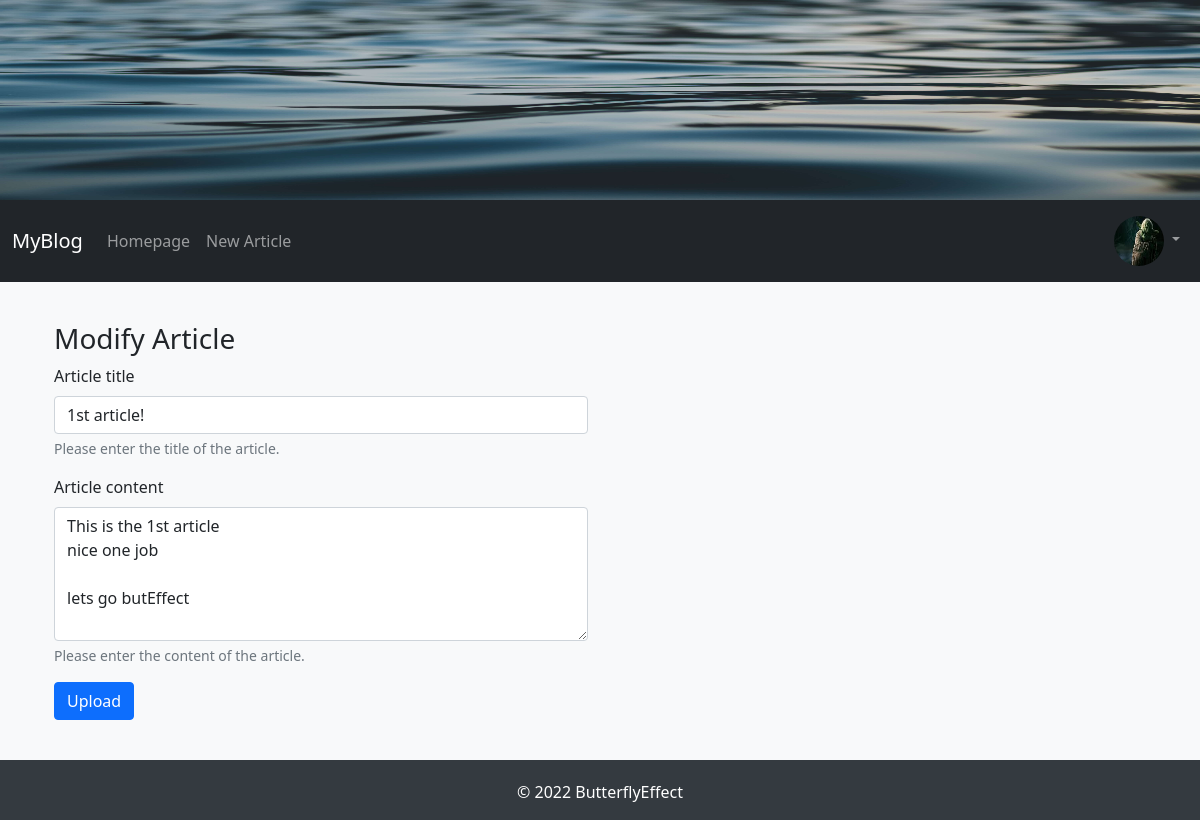
The page /edit_article/1 (signed in) on the database its author committed.
### FlaskBlogApp/models.py (models this page shows, shortened)
class User(db.Model, UserMixin):
    id = db.Column(db.Integer, primary_key=True)
    username = db.Column(db.String(15), unique=True, nullable=False)
    email = db.Column(db.String(150), unique=True, nullable=False)
    password = db.Column(db.String(36), nullable=False)
    profile_image = db.Column(db.String(30), default='default_profile_image.jpg')
    articles = db.relationship('Article', backref='author', lazy=True)

class Article(db.Model):
    id = db.Column(db.Integer, primary_key=True)
    article_title = db.Column(db.String(50), nullable=False)
    article_body = db.Column(db.Text(), nullable=False)
    article_image = db.Column(db.String(30), nullable=False, default='default_article_image.jpg')
    date_created = db.Column(db.DateTime, nullable=False, default=datetime.utcnow)
    user_id = db.Column(db.Integer, db.ForeignKey('user.id'), nullable=False)

### FlaskBlogApp/routes.py (the view)
@app.route("/edit_article/<int:article_id>", methods=['GET','POST'])
@login_required
def edit_article(article_id):
    article = Article.query.filter_by(id=article_id, author=current_user).first_or_404()
    form = NewArticleForm(article_title=article.article_title, article_body=article.article_body)
    if request.method == "POST" and form.validate_on_submit():
        article.article_title = form.article_title.data
        article.article_body = form.article_body.data
        db.session.commit()
        flash(f"The article with title <b>{article.article_title}</b> was updated with success!", "success")
        return redirect(url_for('root'))
    return render_template("new_article.html", form=form, page_title="Modify Article")

### FlaskBlogApp/forms.py
class NewArticleForm(FlaskForm):
    article_title = StringField(label="Article title",
                                 validators=[DataRequired(message="Αυτό το πεδίο δε μπορεί να είναι κενό."),
                                 Length(min=3, max=50, message="Αυτό το πεδίο πρέπει να είναι από 3 έως 50 χαρακτήρες")])
    article_body = TextAreaField(label="Article content",
                        validators=[DataRequired(message="Αυτό το πεδίο δε μπορεί να είναι κενό."),
                                       Length(min=3, message="The body of the article has to have atleast 5 characters")])
    submit = SubmitField('Upload')

### FlaskBlogApp/models.py (called while the page is built)
@login_manager.user_loader
def load_user(user_id):
	return User.query.get(int(user_id))

### FlaskBlogApp/templates/new_article.html (shortened to what this page needs)
{% extends "base.html" %}
{% block content %}
<div class="container login-container">
  <div class="row">
    <div class="col-md-6 login-form-1">
        <h3>{{ page_title }}</h3>
        <form method="POST" novalidate>
          <div class="mb-3">
            {{ form.article_title.label(class="form-label") }}
            {{ form.article_title(class="form-control", required=False) }}
            <div id="article_titleHelp" class="form-text">Please enter the title of the article.</div>
          </div>
          <div class="mb-3">
            {{ form.article_body.label(class="form-label") }}
            {{ form.article_body(class="form-control", rows="5", required=False) }}
            <div id="article_bodyHelp" class="form-text">Please enter the content of the article.</div>
          </div>
          <div class="mb-3">
              {{ form.submit(class="btn btn-primary") }}
          </div>
        </form>
    </div>
  </div>
</div>
{% endblock content %}

### FlaskBlogApp/templates/navbar.html (shortened to what this page needs)
<nav class="navbar navbar-expand-lg navbar-dark bg-dark">
  <div class="container-fluid">
    <a class="navbar-brand" href="/">MyBlog</a>
    <div class="collapse navbar-collapse" id="navbarNav">
      <ul class="navbar-nav me-auto mb-2 mb-lg-0">
        <li class="nav-item">
          <a class="nav-link" aria-current="page" href="/">Homepage</a>
        </li>
        <li class="nav-item">
          <a class="nav-link" href="/new_article/">New Article</a>
        </li>
      </ul>
      <ul class="nav navbar-nav navbar-right">
        {% if current_user.is_authenticated %}
        <li class="nav-item dropdown">
          <a class="nav-link dropdown-toggle" href="#" id="navbarDropdown" role="button" data-bs-toggle="dropdown" aria-expanded="false">
              <img class="rounded-circle navbar-profile-image" src="{{ url_for('static', filename='images/profiles_images/'+current_user.profile_image) }}" alt="{{ current_user.username }}" data-holder-rendered="true" data-bs-toggle="tooltip" data-bs-placement="top", title="{{ current_user.username }}" >
            </a>
        </li>
        {% endif %}
      </ul>
    </div>
  </div>
</nav>

### FlaskBlogApp/static/css/styles.css (style rules this page uses)
body { background-color: #f8f9fa; }
.container { margin-top: 20px; }
.row { margin-top: 20px; }
.navbar-profile-image { width: 50px; height: 50px; }

### rows shown on the page
User: profile_image (picture)
Article: article_title "1st article!", article_body "This is the 1st article nice one job lets go butEffect"

### other values the page prints
{{ page_title }} "Modify Article"
